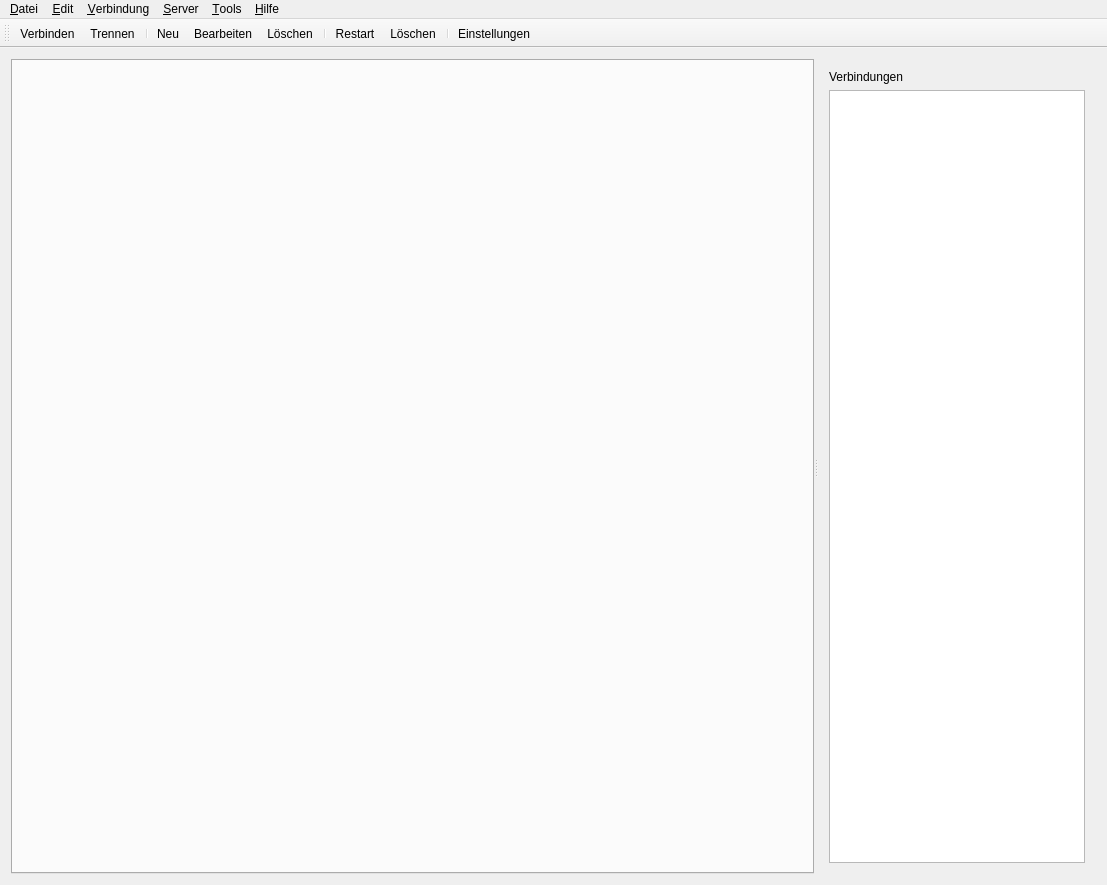
<?xml version="1.0" encoding="UTF-8"?>
<ui version="4.0">
 <class>MainWindow</class>
 <widget class="QMainWindow" name="MainWindow">
  <property name="geometry">
   <rect>
    <x>0</x>
    <y>0</y>
    <width>1107</width>
    <height>885</height>
   </rect>
  </property>
  <property name="windowTitle">
   <string>Opensimulator Fernsteuerung</string>
  </property>
  <widget class="QWidget" name="centralWidget">
   <layout class="QVBoxLayout" name="verticalLayout_3">
    <item>
     <widget class="QSplitter" name="splitter">
      <property name="orientation">
       <enum>Qt::Horizontal</enum>
      </property>
      <widget class="QTabWidget" name="consolePane">
       <property name="sizePolicy">
        <sizepolicy hsizetype="Expanding" vsizetype="Expanding">
         <horstretch>1</horstretch>
         <verstretch>0</verstretch>
        </sizepolicy>
       </property>
       <property name="currentIndex">
        <number>-1</number>
       </property>
       <property name="usesScrollButtons">
        <bool>true</bool>
       </property>
       <property name="tabsClosable">
        <bool>true</bool>
       </property>
       <property name="movable">
        <bool>true</bool>
       </property>
      </widget>
      <widget class="QWidget" name="verticalLayoutWidget">
       <layout class="QVBoxLayout" name="verticalLayout">
        <item>
         <widget class="QLabel" name="label">
          <property name="toolTip">
           <string>Hier befinden sich alle ihre gespeicherten Verbindungen.</string>
          </property>
          <property name="text">
           <string>Verbindungen</string>
          </property>
         </widget>
        </item>
        <item>
         <widget class="QTreeWidget" name="connList">
          <property name="editTriggers">
           <set>QAbstractItemView::EditKeyPressed|QAbstractItemView::SelectedClicked</set>
          </property>
          <property name="selectionBehavior">
           <enum>QAbstractItemView::SelectItems</enum>
          </property>
          <attribute name="headerVisible">
           <bool>false</bool>
          </attribute>
          <column>
           <property name="text">
            <string notr="true">1</string>
           </property>
          </column>
         </widget>
        </item>
       </layout>
      </widget>
     </widget>
    </item>
   </layout>
  </widget>
  <widget class="QMenuBar" name="menuBar">
   <property name="geometry">
    <rect>
     <x>0</x>
     <y>0</y>
     <width>1107</width>
     <height>24</height>
    </rect>
   </property>
   <widget class="QMenu" name="menu_File">
    <property name="title">
     <string>&amp;Datei</string>
    </property>
    <addaction name="action_Exit"/>
   </widget>
   <widget class="QMenu" name="menu_Connection">
    <property name="title">
     <string>&amp;Verbindung</string>
    </property>
    <addaction name="action_Connect"/>
    <addaction name="action_Disconnect"/>
    <addaction name="separator"/>
    <addaction name="action_New"/>
    <addaction name="actionNew_in_group"/>
    <addaction name="action_Edit"/>
    <addaction name="actionDelete"/>
    <addaction name="separator"/>
    <addaction name="actionNew_group"/>
    <addaction name="actionDelete_group"/>
   </widget>
   <widget class="QMenu" name="menu_Server">
    <property name="title">
     <string>&amp;Server</string>
    </property>
    <addaction name="action_Clear_text"/>
    <addaction name="separator"/>
    <addaction name="action_Restart"/>
   </widget>
   <widget class="QMenu" name="menu_Edit">
    <property name="title">
     <string>&amp;Edit</string>
    </property>
    <addaction name="actionCopy"/>
   </widget>
   <widget class="QMenu" name="menu_Tools">
    <property name="title">
     <string>&amp;Tools</string>
    </property>
    <addaction name="action_Preferences"/>
   </widget>
   <widget class="QMenu" name="menuHelp">
    <property name="title">
     <string>&amp;Hilfe</string>
    </property>
    <addaction name="action_About"/>
   </widget>
   <addaction name="menu_File"/>
   <addaction name="menu_Edit"/>
   <addaction name="menu_Connection"/>
   <addaction name="menu_Server"/>
   <addaction name="menu_Tools"/>
   <addaction name="menuHelp"/>
  </widget>
  <widget class="QToolBar" name="mainToolBar">
   <attribute name="toolBarArea">
    <enum>TopToolBarArea</enum>
   </attribute>
   <attribute name="toolBarBreak">
    <bool>false</bool>
   </attribute>
   <addaction name="action_Connect"/>
   <addaction name="action_Disconnect"/>
   <addaction name="separator"/>
   <addaction name="action_New"/>
   <addaction name="action_Edit"/>
   <addaction name="actionDelete"/>
   <addaction name="separator"/>
   <addaction name="action_Restart"/>
   <addaction name="action_Clear_text"/>
   <addaction name="separator"/>
   <addaction name="action_Preferences"/>
  </widget>
  <action name="action_Exit">
   <property name="icon">
    <iconset resource="Resources.qrc">
     <normaloff>:/Icons/system-log-out.png</normaloff>:/Icons/system-log-out.png</iconset>
   </property>
   <property name="text">
    <string>&amp;Ende</string>
   </property>
  </action>
  <action name="action_Connect">
   <property name="icon">
    <iconset resource="Resources.qrc">
     <normaloff>:/Icons/network-transmit-receive.png</normaloff>:/Icons/network-transmit-receive.png</iconset>
   </property>
   <property name="text">
    <string>&amp;Verbinden</string>
   </property>
  </action>
  <action name="action_Disconnect">
   <property name="icon">
    <iconset resource="Resources.qrc">
     <normaloff>:/Icons/network-offline.png</normaloff>:/Icons/network-offline.png</iconset>
   </property>
   <property name="text">
    <string>&amp;Trennen</string>
   </property>
  </action>
  <action name="action_New">
   <property name="icon">
    <iconset resource="Resources.qrc">
     <normaloff>:/Icons/document-new.png</normaloff>:/Icons/document-new.png</iconset>
   </property>
   <property name="text">
    <string>&amp;Neu...</string>
   </property>
  </action>
  <action name="action_Edit">
   <property name="icon">
    <iconset resource="Resources.qrc">
     <normaloff>:/Icons/document-properties.png</normaloff>:/Icons/document-properties.png</iconset>
   </property>
   <property name="text">
    <string>&amp;Bearbeiten</string>
   </property>
  </action>
  <action name="actionDelete">
   <property name="icon">
    <iconset resource="Resources.qrc">
     <normaloff>:/Icons/edit-delete.png</normaloff>:/Icons/edit-delete.png</iconset>
   </property>
   <property name="text">
    <string>Löschen</string>
   </property>
  </action>
  <action name="actionNew_group">
   <property name="icon">
    <iconset resource="Resources.qrc">
     <normaloff>:/Icons/folder.png</normaloff>:/Icons/folder.png</iconset>
   </property>
   <property name="text">
    <string>&amp;Gruppe hinzufügen ...</string>
   </property>
  </action>
  <action name="actionDelete_group">
   <property name="text">
    <string>Gruppe löschen</string>
   </property>
  </action>
  <action name="action_Restart">
   <property name="icon">
    <iconset resource="Resources.qrc">
     <normaloff>:/Icons/view-refresh.png</normaloff>:/Icons/view-refresh.png</iconset>
   </property>
   <property name="text">
    <string>&amp;Restart</string>
   </property>
  </action>
  <action name="action_Clear_text">
   <property name="icon">
    <iconset resource="Resources.qrc">
     <normaloff>:/Icons/edit-clear.png</normaloff>:/Icons/edit-clear.png</iconset>
   </property>
   <property name="text">
    <string>&amp;Löschen</string>
   </property>
  </action>
  <action name="actionCopy">
   <property name="icon">
    <iconset resource="Resources.qrc">
     <normaloff>:/Icons/edit-copy.png</normaloff>:/Icons/edit-copy.png</iconset>
   </property>
   <property name="text">
    <string>Kopieren</string>
   </property>
  </action>
  <action name="actionNew_in_group">
   <property name="icon">
    <iconset resource="Resources.qrc">
     <normaloff>:/Icons/document-new.png</normaloff>:/Icons/document-new.png</iconset>
   </property>
   <property name="text">
    <string>Neue Gruppe</string>
   </property>
  </action>
  <action name="action_Preferences">
   <property name="icon">
    <iconset resource="Resources.qrc">
     <normaloff>:/Icons/systemPreferences.png</normaloff>:/Icons/systemPreferences.png</iconset>
   </property>
   <property name="text">
    <string>&amp;Einstellungen</string>
   </property>
  </action>
  <action name="action_About">
   <property name="text">
    <string>&amp;Information</string>
   </property>
  </action>
 </widget>
 <layoutdefault spacing="6" margin="11"/>
 <resources>
  <include location="Resources.qrc"/>
 </resources>
 <connections/>
</ui>
